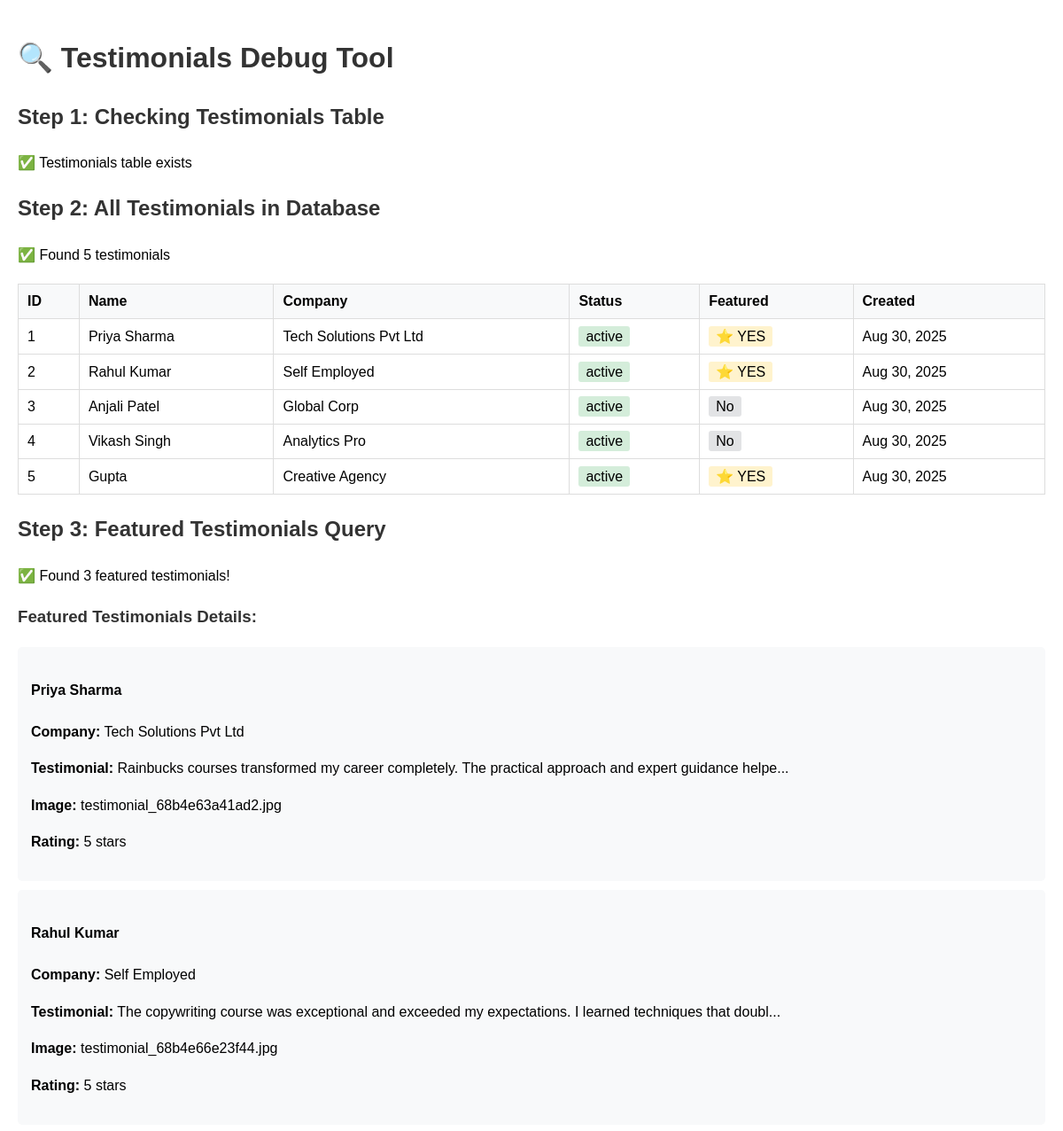
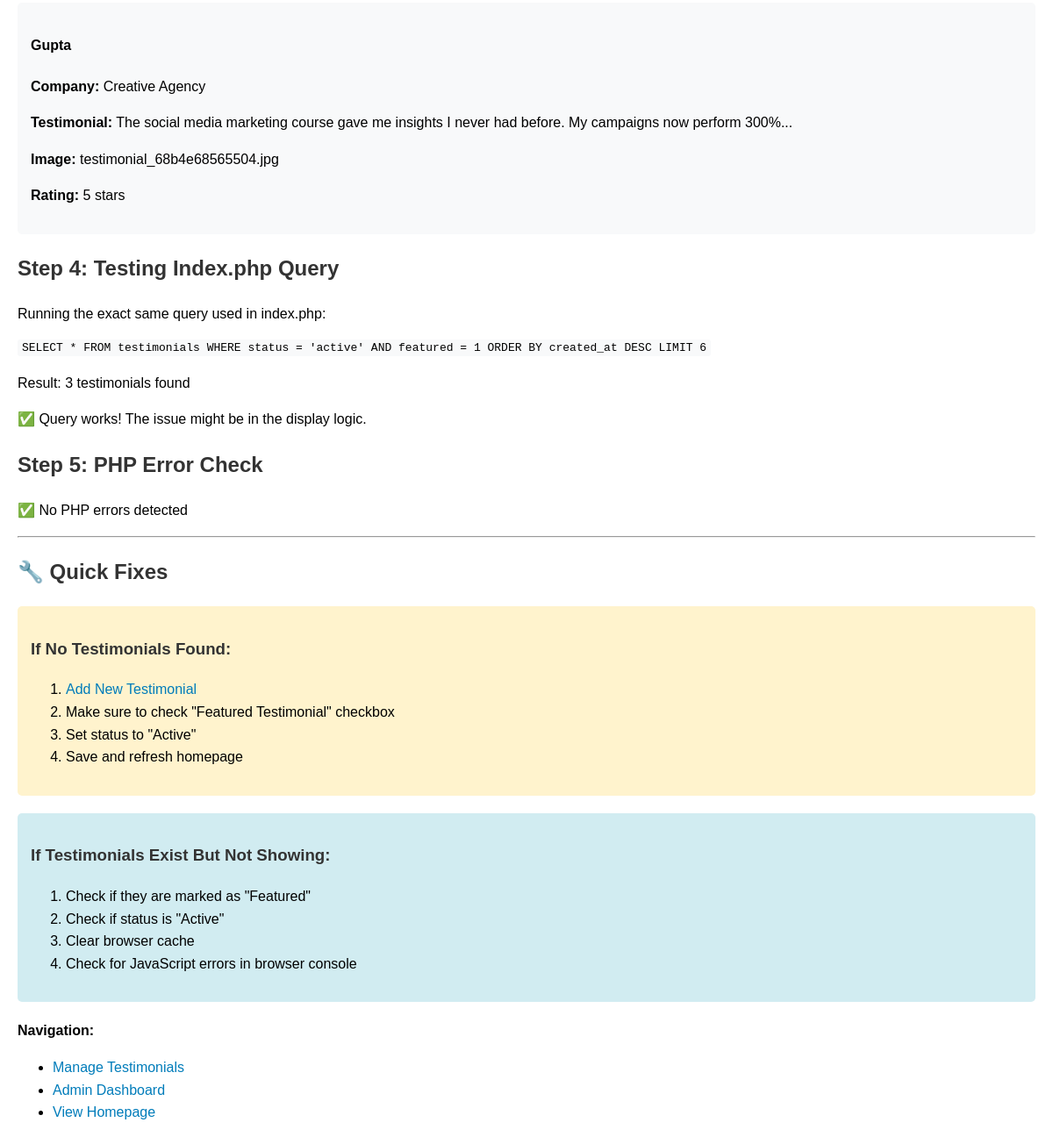
/debug_testimonials.php, run on the app's committed database (2 pictures, top to bottom).
### tables this page shows
CREATE TABLE `testimonials` (
  `id` int(11) NOT NULL,
  `name` varchar(255) NOT NULL,
  `designation` varchar(255) DEFAULT NULL,
  `company` varchar(255) DEFAULT NULL,
  `testimonial` text NOT NULL,
  `image` varchar(255) DEFAULT NULL,
  `rating` int(11) DEFAULT 5,
  `status` enum('active','inactive') DEFAULT 'active',
  `featured` tinyint(1) DEFAULT 0,
  `sort_order` int(11) DEFAULT 0,
  `created_at` timestamp NULL DEFAULT current_timestamp(),
  `updated_at` timestamp NULL DEFAULT current_timestamp() ON UPDATE current_timestamp()
);

### includes/db.php (called while the page is built, shortened)
<?php
require_once __DIR__ . '/config.php';
try {
    $pdo = new PDO("mysql:host=$host;dbname=$database;charset=utf8mb4", $username, $password);
    $pdo->setAttribute(PDO::ATTR_ERRMODE, PDO::ERRMODE_EXCEPTION);
    $pdo->setAttribute(PDO::ATTR_DEFAULT_FETCH_MODE, PDO::FETCH_ASSOC);
} catch(PDOException $e) {
    error_log("Database Connection Error: " . $e->getMessage());
    die("Database connection failed. Please try again later.");
}
function executeQuery($sql, $params = []) {
    global $pdo;
    try {
        $stmt = $pdo->prepare($sql);
        $stmt->execute($params);
        return $stmt;
    } catch(PDOException $e) {
        error_log("Query Error: " . $e->getMessage());
        throw new Exception("Database query failed");
    }
}
function fetchAll($sql, $params = []) {
    $stmt = executeQuery($sql, $params);
    return $stmt->fetchAll();
}
?>

### debug_testimonials.php (the view, shortened to what this page needs)
<?php
require_once 'includes/db.php';
echo "<h1>🔍 Testimonials Debug Tool</h1>";
try {
    echo "<h2>Step 1: Checking Testimonials Table</h2>";
    $tables = fetchAll("SHOW TABLES LIKE 'testimonials'");
    if (empty($tables)) {
        echo "<p>❌ Testimonials table does not exist!</p>";
        echo "<p><a href='includes/update_database.php'>Run Database Update</a></p>";
        exit;
    } else {
        echo "<p>✅ Testimonials table exists</p>";
    }
    echo "<h2>Step 2: All Testimonials in Database</h2>";
    $all_testimonials = fetchAll("SELECT * FROM testimonials ORDER BY created_at DESC");
    if (empty($all_testimonials)) {
        echo "<p>❌ No testimonials found in database!</p>";
        echo "<p>You need to add testimonials through the admin panel first.</p>";
        echo "<p><a href='admin/testimonials.php?action=add'>Add Testimonial</a></p>";
    } else {
        echo "<p>✅ Found " . count($all_testimonials) . " testimonials</p>";
        echo "<table border='1' style='border-collapse: collapse; width: 100%; margin: 20px 0;'>";
        echo "<tr style='background: #f0f0f0;'>";
        echo "<th style='padding: 10px;'>ID</th>";
        echo "<th style='padding: 10px;'>Name</th>";
        echo "<th style='padding: 10px;'>Company</th>";
        echo "<th style='padding: 10px;'>Status</th>";
        echo "<th style='padding: 10px;'>Featured</th>";
        echo "<th style='padding: 10px;'>Created</th>";
        echo "</tr>";
        foreach ($all_testimonials as $testimonial) {
            echo "<tr>";
            echo "<td style='padding: 10px;'>{$testimonial['id']}</td>";
            echo "<td style='padding: 10px;'>" . htmlspecialchars($testimonial['name']) . "</td>";
            echo "<td style='padding: 10px;'>" . htmlspecialchars($testimonial['company'] ?? 'N/A') . "</td>";
            echo "<td style='padding: 10px;'>";
            echo "<span style='background: " . ($testimonial['status'] === 'active' ? '#d4edda' : '#f8d7da') . "; padding: 3px 8px; border-radius: 3px;'>";
            echo $testimonial['status'];
            echo "</span>";
            echo "</td>";
            echo "<td style='padding: 10px;'>";
            echo "<span style='background: " . ($testimonial['featured'] ? '#fff3cd' : '#e2e3e5') . "; padding: 3px 8px; border-radius: 3px;'>";
            echo $testimonial['featured'] ? '⭐ YES' : 'No';
            echo "</span>";
            echo "</td>";
            echo "<td style='padding: 10px;'>" . date('M j, Y', strtotime($testimonial['created_at'])) . "</td>";
            echo "</tr>";
        }
        echo "</table>";
    }
    echo "<h2>Step 3: Featured Testimonials Query</h2>";
    $featured_testimonials = fetchAll("SELECT * FROM testimonials WHERE status = 'active' AND featured = 1 ORDER BY created_at DESC LIMIT 6");
    if (empty($featured_testimonials)) {
        echo "<p>❌ No featured testimonials found!</p>";
        echo "<p><strong>Possible issues:</strong></p>";
        echo "<ul>";
        echo "<li>No testimonials marked as 'featured'</li>";
        echo "<li>Featured testimonials are not 'active'</li>";
        echo "<li>Database column 'featured' might be different type</li>";
        echo "</ul>";
        echo "<h3>Checking 'featured' column type:</h3>";
        $columns = fetchAll("DESCRIBE testimonials");
        foreach ($columns as $column) {
            if ($column['Field'] === 'featured') {
                echo "<p>Featured column type: <strong>{$column['Type']}</strong></p>";
                echo "<p>Default value: <strong>{$column['Default']}</strong></p>";
                break;
            }
        }
    } else {
        echo "<p>✅ Found " . count($featured_testimonials) . " featured testimonials!</p>";
        echo "<h3>Featured Testimonials Details:</h3>";
        foreach ($featured_testimonials as $testimonial) {
            echo "<div style='background: #f8f9fa; padding: 15px; margin: 10px 0; border-radius: 5px;'>";
            echo "<h4>" . htmlspecialchars($testimonial['name']) . "</h4>";
            echo "<p><strong>Company:</strong> " . htmlspecialchars($testimonial['company'] ?? 'N/A') . "</p>";
            echo "<p><strong>Testimonial:</strong> " . htmlspecialchars(substr($testimonial['testimonial'], 0, 100)) . "...</p>";
            echo "<p><strong>Image:</strong> " . ($testimonial['image'] ? $testimonial['image'] : 'No image') . "</p>";
            echo "<p><strong>Rating:</strong> " . $testimonial['rating'] . " stars</p>";
            echo "</div>";
        }
    }
    echo "<h2>Step 4: Testing Index.php Query</h2>";
    echo "<p>Running the exact same query used in index.php:</p>";
    echo "<code>SELECT * FROM testimonials WHERE status = 'active' AND featured = 1 ORDER BY created_at DESC LIMIT 6</code>";
    $index_testimonials = fetchAll("SELECT * FROM testimonials WHERE status = 'active' AND featured = 1 ORDER BY created_at DESC LIMIT 6");
    echo "<p>Result: " . count($index_testimonials) . " testimonials found</p>";
    if (!empty($index_testimonials)) {
        echo "<p>✅ Query works! The issue might be in the display logic.</p>";
    }
    echo "<h2>Step 5: PHP Error Check</h2>";
    if (error_get_last()) {
        echo "<p>❌ PHP Error detected:</p>";
        echo "<pre>" . print_r(error_get_last(), true) . "</pre>";
    } else {
        echo "<p>✅ No PHP errors detected</p>";
    }
} catch (Exception $e) {
    echo "<p>❌ <strong>Database Error:</strong> " . $e->getMessage() . "</p>";
}
?>
<hr>
<h2>🔧 Quick Fixes</h2>
<div style="background: #fff3cd; padding: 15px; border-radius: 5px; margin: 20px 0;">
    <h3>If No Testimonials Found:</h3>
    <ol>
        <li><a href="admin/testimonials.php?action=add">Add New Testimonial</a></li>
        <li>Make sure to check "Featured Testimonial" checkbox</li>
        <li>Set status to "Active"</li>
        <li>Save and refresh homepage</li>
    </ol>
</div>
<div style="background: #d1ecf1; padding: 15px; border-radius: 5px; margin: 20px 0;">
    <h3>If Testimonials Exist But Not Showing:</h3>
    <ol>
        <li>Check if they are marked as "Featured"</li>
        <li>Check if status is "Active"</li>
        <li>Clear browser cache</li>
        <li>Check for JavaScript errors in browser console</li>
    </ol>
</div>
<p><strong>Navigation:</strong></p>
<ul>
    <li><a href="admin/testimonials.php">Manage Testimonials</a></li>
    <li><a href="admin/dashboard.php">Admin Dashboard</a></li>
    <li><a href="index.php">View Homepage</a></li>
</ul>

### debug_testimonials.php (style rules this page uses)
h1, h2, h3 { color: #333; }
table { width: 100%; margin: 10px 0; }
th, td { padding: 8px; text-align: left; border: 1px solid #ddd; }
th { background: #f8f9fa; }
a { color: #007cba; text-decoration: none; }
code { background: #f8f9fa; padding: 2px 5px; border-radius: 3px; font-family: monospace; }

### data on the page
testimonials: id "1", name "Priya Sharma", company "Tech Solutions Pvt Ltd", status "active", featured "⭐ YES", created_at "Aug 30, 2025", testimonial "Rainbucks courses transformed my career completely. The practical approach and expert guidance helpe", image "testimonial_68b4e63a41ad2.jpg", rating "5"
testimonials: id "2", name "Rahul Kumar", company "Self Employed", status "active", featured "⭐ YES", created_at "Aug 30, 2025", testimonial "The copywriting course was exceptional and exceeded my expectations. I learned techniques that doubl", image "testimonial_68b4e66e23f44.jpg", rating "5"
testimonials: id "3", name "Anjali Patel", company "Global Corp", status "active", featured "No", created_at "Aug 30, 2025"
testimonials: id "4", name "Vikash Singh", company "Analytics Pro", status "active", featured "No", created_at "Aug 30, 2025"
testimonials: id "5", name "Gupta", company "Creative Agency", status "active", featured "⭐ YES", created_at "Aug 30, 2025", testimonial "The social media marketing course gave me insights I never had before. My campaigns now perform 300%", image "testimonial_68b4e68565504.jpg", rating "5"

### other printed values
count($all_testimonials) "5"
count($featured_testimonials) "3"
count($index_testimonials) "3"
